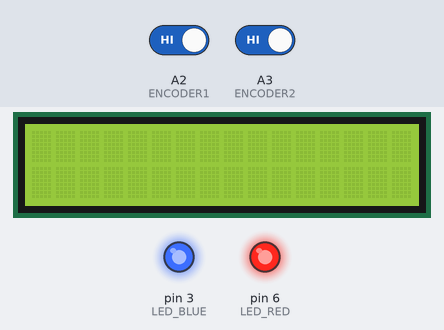
Bench run of a sketch on a simulated Arduino Uno, built with avr-gcc and run on an emulated ATmega328P. Shown: 16×2 character LCD, output pins drawn as LEDs (lit = HIGH). The inputs (shaded band) are chosen by the test bench; at power-on: A2 (ENCODER1) HIGH, A3 (ENCODER2) HIGH.

Above: at 1.2 s.
1.3 s: A2 (ENCODER1) driven LOW
At 2.0 s:
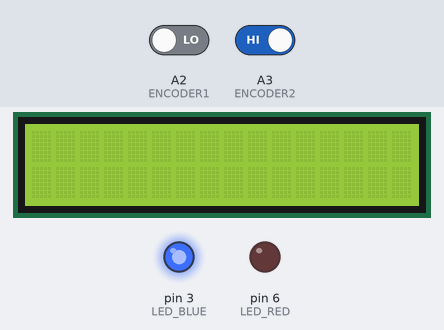
2.8 s: A3 (ENCODER2) driven LOW
At 3.1 s:
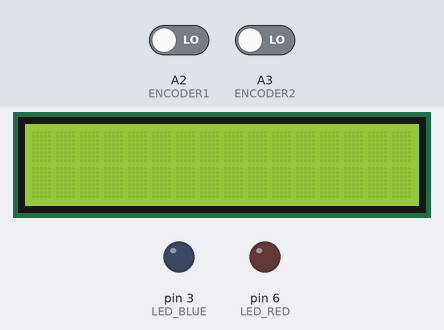
4.3 s: A2 (ENCODER1) driven HIGH
At 5.5 s:
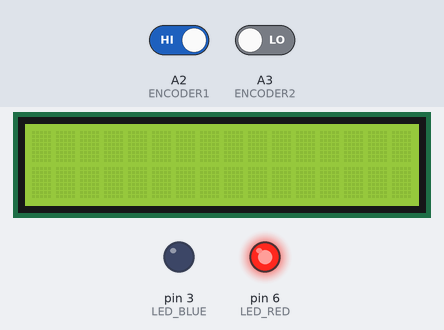
5.8 s: A3 (ENCODER2) driven HIGH
At 6.6 s:
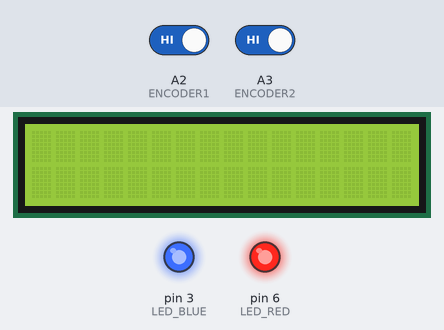
Timing chart, 0 to 8.3 s (numbered marks = the images above; inputs shaded):
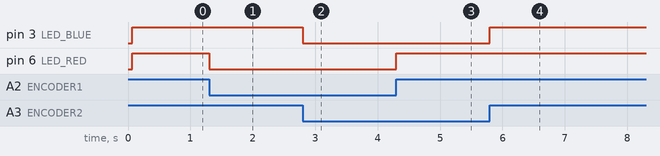

The sketch:

Task1.ino
```cpp
#include <LiquidCrystal_I2C.h>

#define LED_RED 6
#define LED_BLUE 3

#define ENCODER1 A2
#define ENCODER2 A3

LiquidCrystal_I2C lcd(0x27, 16, 2);

void initLCD() {
  lcd.init();
  lcd.clear();
  lcd.backlight();
}

void setup()
{
    initLCD();
    pinMode(LED_RED, OUTPUT);
    pinMode(LED_BLUE, OUTPUT);
    pinMode(ENCODER1, INPUT_PULLUP);
    pinMode(ENCODER2, INPUT_PULLUP);
}

void loop()
{
    digitalWrite(LED_RED, digitalRead(ENCODER1));
    digitalWrite(LED_BLUE, digitalRead(ENCODER2));
}
```

Measured:
- after the input at 1.3 s, pin 6 (LED_RED): HIGH → LOW at once
- after the input at 2.8 s, pin 3 (LED_BLUE): HIGH → LOW at once
- after the input at 4.3 s, pin 6 (LED_RED): LOW → HIGH at once
- after the input at 5.8 s, pin 3 (LED_BLUE): LOW → HIGH at once
